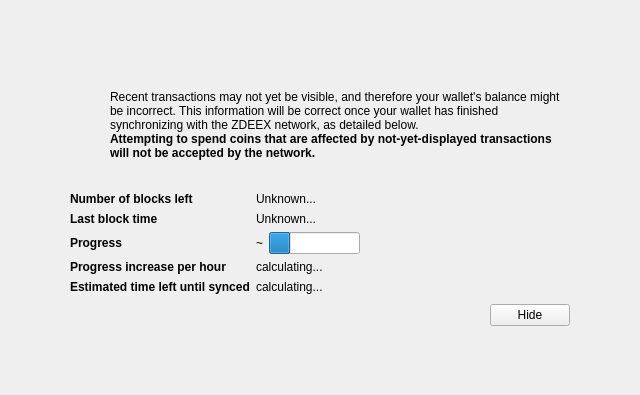
<?xml version="1.0" encoding="UTF-8"?>
<ui version="4.0">
 <class>ModalOverlay</class>
 <widget class="ModalOverlay" name="ModalOverlay">
  <property name="geometry">
   <rect>
    <x>0</x>
    <y>0</y>
    <width>640</width>
    <height>395</height>
   </rect>
  </property>
  <property name="windowTitle">
   <string>Form</string>
  </property>
  <layout class="QVBoxLayout" name="verticalLayout" stretch="0">
   <property name="sizeConstraint">
    <enum>QLayout::SetDefaultConstraint</enum>
   </property>
   <property name="leftMargin">
    <number>0</number>
   </property>
   <property name="topMargin">
    <number>0</number>
   </property>
   <property name="rightMargin">
    <number>0</number>
   </property>
   <property name="bottomMargin">
    <number>0</number>
   </property>
   <item>
    <widget class="QWidget" name="bgWidget" native="true">
     <layout class="QVBoxLayout" name="verticalLayoutMain" stretch="1">
      <property name="leftMargin">
       <number>60</number>
      </property>
      <property name="topMargin">
       <number>60</number>
      </property>
      <property name="rightMargin">
       <number>60</number>
      </property>
      <property name="bottomMargin">
       <number>60</number>
      </property>
      <item>
       <widget class="QWidget" name="contentWidget" native="true">
        <layout class="QVBoxLayout" name="verticalLayoutSub" stretch="1,0,0,0">
         <property name="spacing">
          <number>0</number>
         </property>
         <property name="leftMargin">
          <number>10</number>
         </property>
         <property name="topMargin">
          <number>10</number>
         </property>
         <property name="rightMargin">
          <number>10</number>
         </property>
         <property name="bottomMargin">
          <number>10</number>
         </property>
         <item>
          <layout class="QHBoxLayout" name="horizontalLayoutIconText" stretch="0,1">
           <property name="topMargin">
            <number>20</number>
           </property>
           <item>
            <layout class="QVBoxLayout" name="verticalLayoutIcon">
             <property name="leftMargin">
              <number>0</number>
             </property>
             <item>
              <widget class="QPushButton" name="warningIcon">
               <property name="enabled">
                <bool>false</bool>
               </property>
               <property name="text">
                <string/>
               </property>
               <property name="icon">
                <iconset resource="../komodo.qrc">
                 <normaloff>:/icons/warning</normaloff>
                 <disabledoff>:/icons/warning</disabledoff>:/icons/warning</iconset>
               </property>
               <property name="iconSize">
                <size>
                 <width>48</width>
                 <height>48</height>
                </size>
               </property>
               <property name="flat">
                <bool>true</bool>
               </property>
              </widget>
             </item>
             <item>
              <spacer name="verticalSpacerWarningIcon">
               <property name="orientation">
                <enum>Qt::Vertical</enum>
               </property>
               <property name="sizeHint" stdset="0">
                <size>
                 <width>20</width>
                 <height>40</height>
                </size>
               </property>
              </spacer>
             </item>
            </layout>
           </item>
           <item>
            <layout class="QVBoxLayout" name="verticalLayoutInfoText">
             <property name="leftMargin">
              <number>0</number>
             </property>
             <property name="topMargin">
              <number>0</number>
             </property>
             <item>
              <widget class="QLabel" name="infoText">
               <property name="text">
                <string>Recent transactions may not yet be visible, and therefore your wallet's balance might be incorrect. This information will be correct once your wallet has finished synchronizing with the ZDEEX network, as detailed below.</string>
               </property>
               <property name="textFormat">
                <enum>Qt::RichText</enum>
               </property>
               <property name="wordWrap">
                <bool>true</bool>
               </property>
              </widget>
             </item>
             <item>
              <widget class="QLabel" name="infoTextStrong">
               <property name="font">
                <font>
                 <weight>75</weight>
                 <bold>true</bold>
                </font>
               </property>
               <property name="text">
                <string>Attempting to spend coins that are affected by not-yet-displayed transactions will not be accepted by the network.</string>
               </property>
               <property name="textFormat">
                <enum>Qt::RichText</enum>
               </property>
               <property name="wordWrap">
                <bool>true</bool>
               </property>
              </widget>
             </item>
             <item>
              <spacer name="verticalSpacerInTextSpace">
               <property name="orientation">
                <enum>Qt::Vertical</enum>
               </property>
               <property name="sizeHint" stdset="0">
                <size>
                 <width>20</width>
                 <height>40</height>
                </size>
               </property>
              </spacer>
             </item>
            </layout>
           </item>
          </layout>
         </item>
         <item>
          <spacer name="verticalSpacerAfterText">
           <property name="orientation">
            <enum>Qt::Vertical</enum>
           </property>
           <property name="sizeHint" stdset="0">
            <size>
             <width>20</width>
             <height>40</height>
            </size>
           </property>
          </spacer>
         </item>
         <item>
          <layout class="QFormLayout" name="formLayout">
           <property name="fieldGrowthPolicy">
            <enum>QFormLayout::FieldsStayAtSizeHint</enum>
           </property>
           <property name="horizontalSpacing">
            <number>6</number>
           </property>
           <property name="verticalSpacing">
            <number>6</number>
           </property>
           <property name="topMargin">
            <number>10</number>
           </property>
           <item row="0" column="0">
            <widget class="QLabel" name="labelNumberOfBlocksLeft">
             <property name="font">
              <font>
               <weight>75</weight>
               <bold>true</bold>
              </font>
             </property>
             <property name="text">
              <string>Number of blocks left</string>
             </property>
            </widget>
           </item>
           <item row="0" column="1">
            <widget class="QLabel" name="numberOfBlocksLeft">
             <property name="text">
              <string>Unknown...</string>
             </property>
            </widget>
           </item>
           <item row="1" column="0">
            <widget class="QLabel" name="labelLastBlockTime">
             <property name="font">
              <font>
               <weight>75</weight>
               <bold>true</bold>
              </font>
             </property>
             <property name="text">
              <string>Last block time</string>
             </property>
            </widget>
           </item>
           <item row="1" column="1">
            <widget class="QLabel" name="newestBlockDate">
             <property name="sizePolicy">
              <sizepolicy hsizetype="Maximum" vsizetype="Preferred">
               <horstretch>0</horstretch>
               <verstretch>0</verstretch>
              </sizepolicy>
             </property>
             <property name="text">
              <string>Unknown...</string>
             </property>
            </widget>
           </item>
           <item row="2" column="0">
            <widget class="QLabel" name="labelSyncDone">
             <property name="font">
              <font>
               <weight>75</weight>
               <bold>true</bold>
              </font>
             </property>
             <property name="text">
              <string>Progress</string>
             </property>
            </widget>
           </item>
           <item row="2" column="1">
            <layout class="QHBoxLayout" name="horizontalLayoutSync" stretch="0,1">
             <item>
              <widget class="QLabel" name="percentageProgress">
               <property name="text">
                <string notr="true">~</string>
               </property>
              </widget>
             </item>
             <item>
              <widget class="QProgressBar" name="progressBar">
               <property name="value">
                <number>24</number>
               </property>
               <property name="format">
                <string/>
               </property>
              </widget>
             </item>
            </layout>
           </item>
           <item row="4" column="0">
            <widget class="QLabel" name="labelProgressIncrease">
             <property name="font">
              <font>
               <weight>75</weight>
               <bold>true</bold>
              </font>
             </property>
             <property name="text">
              <string>Progress increase per hour</string>
             </property>
            </widget>
           </item>
           <item row="4" column="1">
            <widget class="QLabel" name="progressIncreasePerH">
             <property name="text">
              <string>calculating...</string>
             </property>
            </widget>
           </item>
           <item row="5" column="0">
            <widget class="QLabel" name="labelEstimatedTimeLeft">
             <property name="font">
              <font>
               <weight>75</weight>
               <bold>true</bold>
              </font>
             </property>
             <property name="text">
              <string>Estimated time left until synced</string>
             </property>
            </widget>
           </item>
           <item row="5" column="1">
            <widget class="QLabel" name="expectedTimeLeft">
             <property name="text">
              <string>calculating...</string>
             </property>
            </widget>
           </item>
          </layout>
         </item>
         <item>
          <layout class="QHBoxLayout" name="horizontalLayoutButtons">
           <property name="leftMargin">
            <number>10</number>
           </property>
           <property name="topMargin">
            <number>10</number>
           </property>
           <item>
            <spacer name="horizontalSpacer">
             <property name="orientation">
              <enum>Qt::Horizontal</enum>
             </property>
             <property name="sizeHint" stdset="0">
              <size>
               <width>40</width>
               <height>20</height>
              </size>
             </property>
            </spacer>
           </item>
           <item>
            <widget class="QPushButton" name="closeButton">
             <property name="text">
              <string>Hide</string>
             </property>
            </widget>
           </item>
          </layout>
         </item>
        </layout>
       </widget>
      </item>
     </layout>
    </widget>
   </item>
  </layout>
 </widget>
 <customwidgets>
  <customwidget>
   <class>ModalOverlay</class>
   <extends>QWidget</extends>
   <header>modaloverlay.h</header>
   <container>1</container>
  </customwidget>
 </customwidgets>
 <resources>
  <include location="../komodo.qrc"/>
 </resources>
 <connections/>
</ui>
